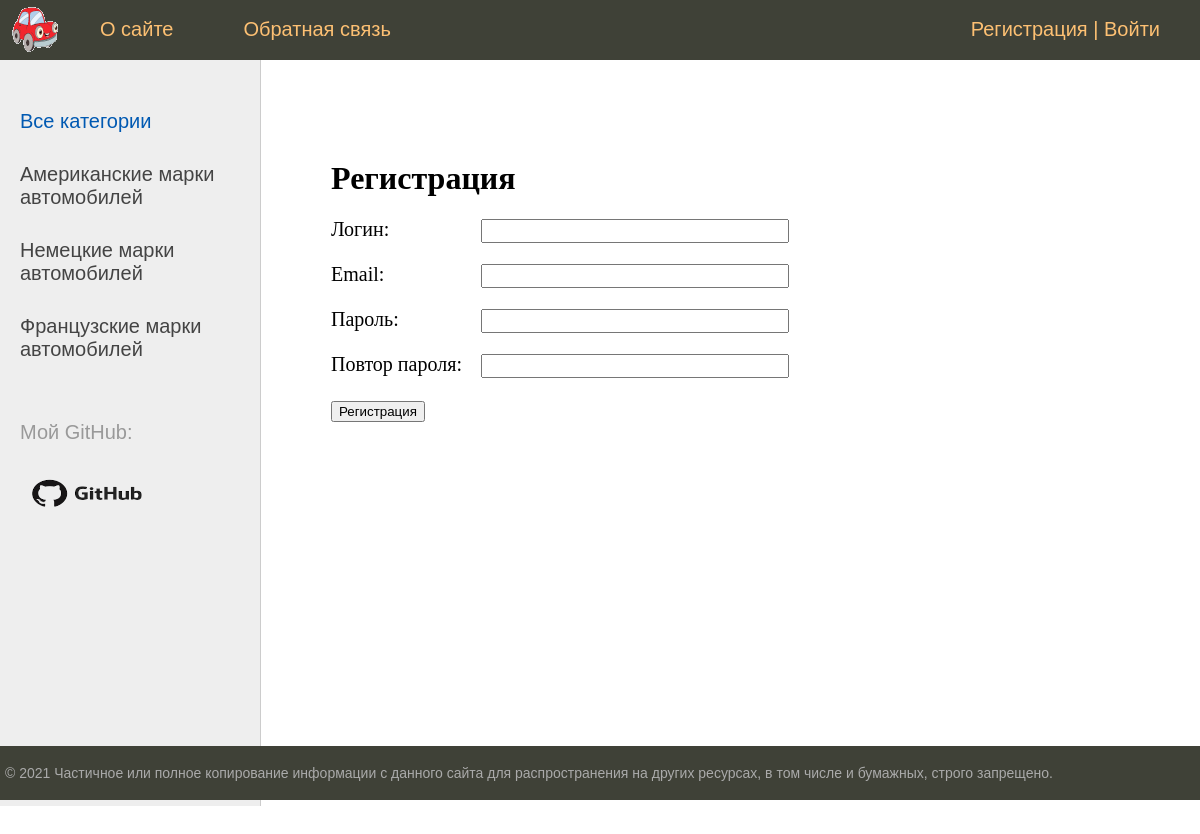
Screenshot of /register with the database file from the repository.
### cars/models.py (models this page shows, shortened)
class Category(models.Model):
    slug = models.SlugField(max_length=255, unique=True, db_index=True, verbose_name="URL")
    name = models.CharField(max_length=100, db_index=True, verbose_name="Категория")
    def get_absolute_url(self):
        return reverse('category', kwargs={'cat_slug': self.slug})
    class Meta:
        verbose_name = "категорию"
        verbose_name_plural = "Категории"
        ordering = ["id"]

### cars/views.py (the view, shortened to what this page needs)
# urls.py: path("register", RegisterUser.as_view(), name='register'),
class RegisterUser(DataMixin, CreateView):
    form_class = RegisterUserForm
    template_name = "cars/register.html"
    success_url = reverse_lazy("login")
    def get_context_data(self, *, object_list=None, **kwargs):
        context = super().get_context_data(**kwargs)
        c_def = self.get_user_context(title='Регистрация')  # Можем обращаться ко всем методам базового класса
        return dict(list(context.items()) + list(c_def.items()))  # Обьеденение списков в словарь context

### cars/forms.py
class RegisterUserForm(UserCreationForm):
    username = forms.CharField(label='Логин', widget=forms.TextInput(attrs={'class': 'form-input'}))
    email = forms.EmailField(label='Email', widget=forms.EmailInput(attrs={'class': 'form-input'}))
    password1 = forms.CharField(label='Пароль', widget=forms.PasswordInput(attrs={'class': 'form-input'}))
    password2 = forms.CharField(label='Повтор пароля', widget=forms.PasswordInput(attrs={'class': 'form-input'}))
    class Meta:
        model = User
        fields = ('username', 'email', 'password1', 'password2')

### cars/utils.py (called while the page is built)
    def get_user_context(self, **kwargs):  # Создает контекст для шаблона
        context = kwargs  # Для передачи аргументов из views.py
        cats = Category.objects.annotate(Count('cars'))  # Количество постов связянных с этой рубрикой
        user_menu = menu.copy()
        if not self.request.user.is_authenticated:  # Если пользователь не авторизован, то удаляем 1 из menu
            user_menu.pop(1)
        context['menu'] = user_menu
        context['cats'] = cats
        if 'cat_selected' not in context:
            context['cat_selected'] = 0
        return context

### cars/templates/cars/register.html (shortened to what this page needs)
{% extends  "cars/base.html" %}
{% block content %}
<h1>{{title}}</h1>
<form method="post">
      {% for f in form %}
<p><label class="form-label" for="{{ f.id_for_label }}">{{ f.label }}: </label>{{ f }}</p>
      {% endfor %}
      <button type="submit">Регистрация</button>
</form>
{% endblock content %}

### cars/templates/cars/base.html (shortened to what this page needs)
{% load static %}
{% load cars_tags %}
<!DOCTYPE html>
<html>
<head>
	<link type="text/css" href="{% static 'cars/css/styles.css' %}" rel="stylesheet" />
</head>
<body>
<table class="table-page" border=0 cellpadding="0" cellspacing="0">
<tr><td valign=top>
{% block mainmenu %}
		<div class="header">
			<ul id="mainmenu" class="mainmenu">
			<li class="logo"><a href="{% url 'home' %}"><div class="logo"></div></a></li>
{% for m in menu %}
			<li><a href="{%url m.url_name%}">{{m.title}}</a></li>
{% endfor %}
				{% if request.user.is_authenticated %}
				<li class="last">{{ user.username }} | <a href="{% url 'logout' %}">Выйти</a></li>
				{%else%}
				<li class="last"><a href="{% url 'register' %}">Регистрация</a> | <a href="{% url 'login' %}">Войти</a></li>
				{%endif%}
			</ul>
		</div>
{% endblock mainmenu %}
<table class="table-content" border=0 cellpadding="0" cellspacing="0">
<tr>
	<td valign="top" class="left-chapters">
	<ul id="leftchapters">
{% if cat_selected == 0 %}
		<li class="selected">Все категории</li>
{% else %}
		<li><a href="{% url 'home' %}">Все категории</a></li>
{% endif %}
{% for c in cats %}
{% if c.cars__count > 0 %}
	{% if c.pk == cat_selected %}
		<li class="selected">{{c.name}}</li>
	{% else %}
		<li><a href="{{ c.get_absolute_url }}">{{c.name}}</a></li>
	{% endif %}
{% endif %}
{% endfor %}
		<li class="share">
		<p>Мой GitHub: </p>
		<a class="share-yt" href="https://github.com/CEZI99" target="_blank" rel="nofollow"></a>
		</li>
	</ul>
</td>
<td valign="top" class="content">
	<div class="content-text">
{% block content %}
{% endblock %}
	</div>
</td></tr></table>
</td></tr>
<tr><td valign=top>
	<div id="footer">
		<p>&copy; 2021 Частичное или полное копирование информации с данного сайта для распространения на других ресурсах, в том числе и бумажных, строго запрещено.</p>
	</div>
</td></tr></table>
</body>
</html>

### cars/static/cars/css/styles.css (style rules this page uses)
html, body { font-family: 'Arial'; margin: 0; padding: 0; height: 100%; width: 100%; color: #444; }
a { color: #0059b2; text-decoration: none; }
.table-page { width: 100%; height: 100%; vertical-align: top; }
.table-page tr { height: 100%; }
.header { background: #3F4137; height: 60px; }
.logo { background: url('../images/logo.png') no-repeat 10px 5px; width: 70px; height: 60px; }
ul.mainmenu { list-style: none; margin: 0; padding: 0; height: 60px; color: #fdc073; font-size: 20px; overflow: hidden; }
ul.mainmenu li { float: left; margin: 18px 40px 0 30px; }
ul.mainmenu li.logo { margin: 0; }
ul.mainmenu li.last { float: right; }
ul.mainmenu li a { color: #fdc073; text-decoration: none; }
.table-content { width: 100%; min-height: 100%; height: 100%; }
.left-chapters { margin: 0; background: #eee; border-right: 1px solid #ccc; min-height: 100%; }
.left-chapters ul { width: 230px; min-height: 100%; margin: 0; padding: 20px 10px 10px 20px; list-style: none; font-size: 20px; }
.left-chapters ul li { margin: 30px 0 0 0; color: #999; }
.left-chapters ul li.selected { color: #0059b2; }
.left-chapters ul li a { color: #444; text-decoration: none; }
.left-chapters ul li.share { margin: 60px 0 0 0; }
.left-chapters ul li.share p { margin: 10px 1 30px 1; }
.left-chapters ul li.share a { display: inline-block; width: 40px; height: 40px; margin: 0 20px 0 0; }
.left-chapters ul li.share a.share-yt { width: 100%; height: 60px; background: url('../images/github.png') no-repeat 0 0 }
.content { padding: 40px 20px 20px 40px; width: 100%; box-sizing: border-box; }
.content-text { margin: 60px 0 0 30px; color: #000; font-size: 20px; font-family: Yandex Sans Display Light; }
.content-text h1 { font-size: 32px; }
#footer { box-sizing: border-box; background: #3F4137; padding: 5px; color: #aaa; font-size: 14px; font-family: Verdana, Geneva, Arial, Helvetica; text-align: left; overflow: hidden; }
.form-input { width: 300px; font-size: 16px; }
.form-label { display: inline-block; min-width: 150px; vertical-align: top; }

### rows the page displays
Category: name "Американские марки автомобилей"
Category: name "Немецкие марки автомобилей"
Category: name "Французские марки автомобилей"

### other values shown
{{ m.title }} "О сайте" "Обратная связь"
{{ title }} "Регистрация"
{{ f.label }} "Логин" "Email" "Пароль" "Повтор пароля"
